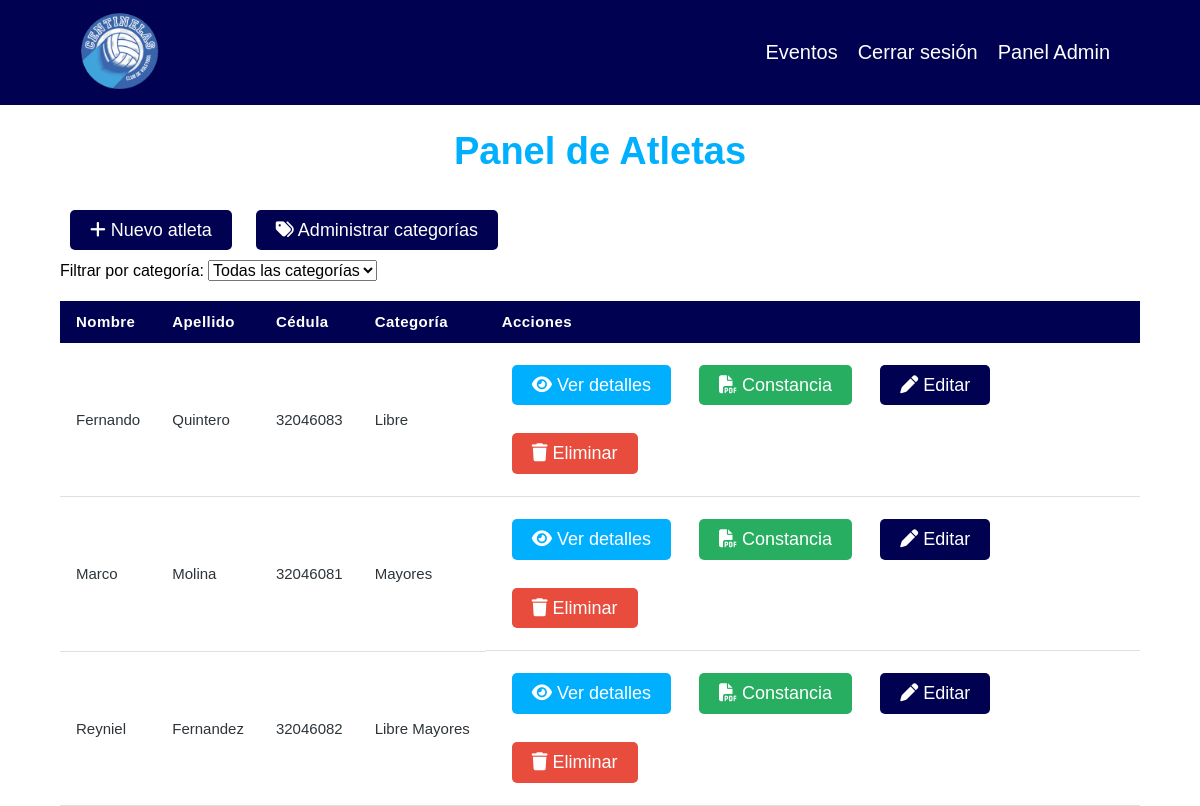
Screenshot of /admin/estudiantes/index.php (signed in) with the database file from the repository.
### tables this page shows
CREATE TABLE `estudiantes` (
  `id` int(11) NOT NULL,
  `persona_id` int(11) DEFAULT NULL,
  `categoria_id` int(11) DEFAULT NULL,
  `representante_id` int(11) DEFAULT NULL,
  `fecha_nacimiento` date DEFAULT NULL,
  `lugar_nacimiento` varchar(150) DEFAULT NULL
);

CREATE TABLE `personas` (
  `id` int(11) NOT NULL,
  `nombre` varchar(100) NOT NULL,
  `apellido` varchar(100) NOT NULL,
  `cedula` varchar(100) NOT NULL,
  `telefono` varchar(20) DEFAULT NULL,
  `correo` varchar(100) DEFAULT NULL
);

CREATE TABLE `categorias` (
  `id` int(11) NOT NULL,
  `nombre` varchar(100) NOT NULL,
  `descripcion` text DEFAULT NULL
);

### src/Estudiante.php (called while the page is built, shortened)
<?php
class Estudiante
{
    public static function listar()
    {
        $conn = DB::conectar();
        $sql = 'SELECT
                    e.id,
                    e.persona_id,
                    e.categoria_id,
                    e.representante_id,
                    e.fecha_nacimiento,
                    e.lugar_nacimiento,
                    p.nombre           AS nombre,
                    p.apellido         AS apellido,
                    p.cedula           AS cedula,
                    p.telefono         AS telefono,
                    p.correo           AS correo,
                    c.nombre           AS categoria_nombre,
                    rp.nombre          AS rep_nombre,
                    rp.apellido        AS rep_apellido,
                    rp.cedula          AS rep_cedula,
                    rp.telefono        AS rep_telefono,
                    rp.correo          AS rep_correo,
                    r.profesion        AS rep_profesion,
                    r.domicilio        AS rep_domicilio
                FROM estudiantes e
                LEFT JOIN personas       p  ON e.persona_id       = p.id
                LEFT JOIN categorias     c  ON e.categoria_id     = c.id
                LEFT JOIN representantes r  ON e.representante_id = r.id
                LEFT JOIN personas       rp ON r.persona_id       = rp.id
                ORDER BY p.nombre ASC';
        return $conn->query($sql);
    }
}

### admin/estudiantes/index.php (the view, shortened to what this page needs)
<?php
require_once __DIR__ . '/../../src/Estudiante.php';
$estudiantes = Estudiante::listar();
include __DIR__ . '/../../templates/header.php';
?>
<main class="contenedor seccion">
    <h1>Panel de Atletas</h1>
    <a class="boton" href="/centinela/admin/estudiantes/crear.php">
        <i class="fa-solid fa-plus"></i> Nuevo atleta
    </a>
    <a class="boton" href="/centinela/admin/categorias/index.php">
        <i class="fa-solid fa-tags"></i> Administrar categorías
    </a>
    <?php if ($estudiantes->num_rows === 0) : ?>
        <p>No hay atletas registrados aún.</p>
    <?php else : ?>
        <div class="filtro-contenedor">
            <label class="filtrar-categorias" for="filtro-categoria">Filtrar por categoría:</label>
            <select class="filtrar-categorias"  id="filtro-categoria">
                <option class="filtro-categoria" value="">Todas las categorías</option>
            </select>
        </div>
        <div class="tabla-contenedor">
            <table class="tabla">
                <thead>
                    <tr>
                        <th>Nombre</th>
                        <th>Apellido</th>
                        <th class="col-oculta-movil">Cédula</th>
                        <th class="col-oculta-movil">Categoría</th>
                        <th>Acciones</th>
                    </tr>
                </thead>
                <tbody>
                    <?php while ($estudiante = $estudiantes->fetch_assoc()) : ?>
                        <tr data-categoria="<?php echo htmlspecialchars($estudiante['categoria_nombre'] ?? ''); ?>">
                            <td><?php echo htmlspecialchars($estudiante['nombre']); ?></td>
                            <td><?php echo htmlspecialchars($estudiante['apellido']); ?></td>
                            <td class="col-oculta-movil"><?php echo htmlspecialchars($estudiante['cedula']); ?></td>
                            <td class="col-oculta-movil"><?php echo htmlspecialchars($estudiante['categoria_nombre'] ?? '—'); ?></td>
                            <td class="acciones">
                                <button class="boton boton-info" onclick="abrirModal(
                                    '<?php echo htmlspecialchars($estudiante['nombre']); ?>',
                                    '<?php echo htmlspecialchars($estudiante['apellido']); ?>',
                                    '<?php echo htmlspecialchars($estudiante['cedula']); ?>',
                                    '<?php echo htmlspecialchars($estudiante['telefono'] ?? '—'); ?>',
                                    '<?php echo htmlspecialchars($estudiante['correo'] ?? '—'); ?>',
                                    '<?php echo htmlspecialchars($estudiante['fecha_nacimiento'] ?? '—'); ?>',
                                    '<?php echo htmlspecialchars($estudiante['lugar_nacimiento'] ?? '—'); ?>',
                                    '<?php echo htmlspecialchars($estudiante['categoria_nombre'] ?? '—'); ?>',
                                    '<?php echo htmlspecialchars($estudiante['rep_nombre'] ?? '—'); ?>',
                                    '<?php echo htmlspecialchars($estudiante['rep_apellido'] ?? '—'); ?>',
                                    '<?php echo htmlspecialchars($estudiante['rep_cedula'] ?? '—'); ?>',
                                    '<?php echo htmlspecialchars($estudiante['rep_telefono'] ?? '—'); ?>',
                                    '<?php echo htmlspecialchars($estudiante['rep_correo'] ?? '—'); ?>',
                                    '<?php echo htmlspecialchars($estudiante['rep_profesion'] ?? '—'); ?>',
                                    '<?php echo htmlspecialchars($estudiante['rep_domicilio'] ?? '—'); ?>'
                                )">
                                    <i class="fa-solid fa-eye"></i> Ver detalles
                                </button>
                                <a class="boton boton-verde"
                                    href="/centinela/admin/constancias/crear_constancia.php?id=<?php echo $estudiante['id']; ?>">
                                    <i class="fa-solid fa-file-pdf"></i> Constancia
                                </a>
                                <a class="boton"
                                    href="/centinela/admin/estudiantes/editar.php?id=<?php echo $estudiante['id']; ?>">
                                    <i class="fa-solid fa-pen"></i> Editar
                                </a>
                                <form method="POST" action="/centinela/admin/estudiantes/eliminar.php">
                                    <button class="boton boton-rojo" type="submit">
                                        <i class="fa-solid fa-trash"></i> Eliminar
                                    </button>
                                </form>
                            </td>
                        </tr>
                    <?php endwhile; ?>
                </tbody>
            </table>
        </div>
    <?php endif; ?>
</main>

### assets/styles/app.css (style rules this page uses)
:root { --blanco-fondo: #FFFFFF; --celeste-primario: #00B0FF; --azul-interactivo: #007BB2; --azul-oscuro: #000150; --texto-principal: #2d353a; }
Html { box-sizing: border-box; font-size: 62.5%; }
*, *:before, *:after { box-sizing: inherit; }
Body { font-size: 1.6rem; }
html, body { height: 100%; margin: 0; }
h1, h2, h3, p, a { font-family: 'Google Sans', sans-serif; color: var(--texto-principal); }
a { text-decoration: none; font-size: 2rem; padding: 1rem; }
h1 { font-size: 3.8rem; font-weight: 700; color: var(--celeste-primario); }
h1, h2, h3 { text-align: center; }
.seccion { margin-top: 5rem; margin-bottom: 5rem; }
.boton { display: inline-block; background-color: var(--azul-oscuro); color: white; padding: 1rem 2rem; margin: 1rem; border-radius: 5px; font-size: 1.8rem; font-weight: 500; border: none; font-family: 'Google Sans', sans-serif; }
.boton-verde { background-color: #27ae60; color: #fff; }
.contenedor { max-width: 90%; margin: 0 auto; }
.tabla-contenedor { width: 100%; overflow-x: auto; margin-top: 2rem; }
.tabla { width: 100%; border-collapse: collapse; font-family: 'Google Sans', sans-serif; font-size: 1.6rem; color: var(--texto-principal); white-space: nowrap; }
.tabla thead { background-color: var(--azul-oscuro); color: #fff; }
.tabla th { padding: 1.2rem 1.6rem; text-align: left; font-weight: 600; font-size: 1.5rem; letter-spacing: 0.03em; color: #fff; }
.tabla td { padding: 1.2rem 1.6rem; border-bottom: 1px solid #e0e0e0; vertical-align: middle; font-size: 1.5rem; }
.tabla .acciones { display: flex; gap: 0.8rem; flex-direction: row; align-items: center; flex-wrap: wrap; }
.boton-info { background-color: var(--celeste-primario); color: #fff; border: none; cursor: pointer; }
.boton-rojo { background-color: #e74c3c; color: #fff; border: none; cursor: pointer; }
.filtrar-categorias { font-family: 'Google Sans', sans-serif; }

### rows the page displays
estudiantes: persona.nombre "Fernando", persona.apellido "Quintero", persona.cedula "32046083", categoria.nombre "Libre"
estudiantes: persona.nombre "Marco", persona.apellido "Molina", persona.cedula "32046081", categoria.nombre "Mayores"
estudiantes: persona.nombre "Reyniel", persona.apellido "Fernandez", persona.cedula "32046082", categoria.nombre "Libre Mayores"
